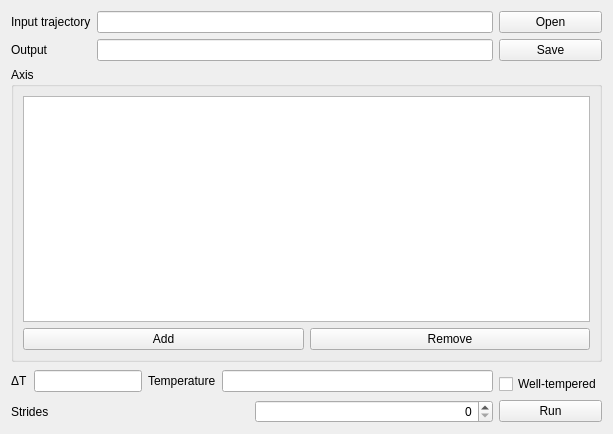
<?xml version="1.0" encoding="UTF-8"?>
<ui version="4.0">
 <class>MetadynamicsTab</class>
 <widget class="QWidget" name="MetadynamicsTab">
  <property name="geometry">
   <rect>
    <x>0</x>
    <y>0</y>
    <width>613</width>
    <height>434</height>
   </rect>
  </property>
  <property name="windowTitle">
   <string>Form</string>
  </property>
  <layout class="QGridLayout" name="gridLayout">
   <item row="0" column="0">
    <widget class="QLabel" name="labelInputTrajectory">
     <property name="text">
      <string>Input trajectory</string>
     </property>
    </widget>
   </item>
   <item row="0" column="1" colspan="2">
    <widget class="QLineEdit" name="lineEditInputTrajectory"/>
   </item>
   <item row="0" column="3">
    <widget class="QPushButton" name="pushButtonOpen">
     <property name="text">
      <string>Open</string>
     </property>
    </widget>
   </item>
   <item row="1" column="0">
    <widget class="QLabel" name="labelOutput">
     <property name="text">
      <string>Output</string>
     </property>
    </widget>
   </item>
   <item row="1" column="1" colspan="2">
    <widget class="QLineEdit" name="lineEditOutput"/>
   </item>
   <item row="1" column="3">
    <widget class="QPushButton" name="pushButtonSave">
     <property name="text">
      <string>Save</string>
     </property>
    </widget>
   </item>
   <item row="3" column="0" rowspan="2" colspan="2">
    <layout class="QHBoxLayout" name="horizontalLayout_2">
     <item>
      <widget class="QLabel" name="labelDeltaT">
       <property name="text">
        <string>ΔT</string>
       </property>
      </widget>
     </item>
     <item>
      <widget class="QLineEdit" name="lineEditDeltaT"/>
     </item>
    </layout>
   </item>
   <item row="4" column="3">
    <widget class="QCheckBox" name="checkBoxWellTempered">
     <property name="text">
      <string>Well-tempered</string>
     </property>
    </widget>
   </item>
   <item row="5" column="3">
    <widget class="QPushButton" name="pushButtonRun">
     <property name="text">
      <string>Run</string>
     </property>
    </widget>
   </item>
   <item row="2" column="0" colspan="4">
    <widget class="QGroupBox" name="groupBox">
     <property name="title">
      <string>Axis</string>
     </property>
     <property name="flat">
      <bool>true</bool>
     </property>
     <layout class="QGridLayout" name="gridLayout_2">
      <item row="0" column="0">
       <widget class="QTableView" name="tableViewAxis"/>
      </item>
      <item row="1" column="0">
       <layout class="QHBoxLayout" name="horizontalLayout">
        <item>
         <widget class="QPushButton" name="pushButtonAddAxis">
          <property name="text">
           <string>Add</string>
          </property>
         </widget>
        </item>
        <item>
         <widget class="QPushButton" name="pushButtonRemoveAxis">
          <property name="text">
           <string>Remove</string>
          </property>
         </widget>
        </item>
       </layout>
      </item>
     </layout>
    </widget>
   </item>
   <item row="5" column="0" colspan="3">
    <layout class="QHBoxLayout" name="horizontalLayout_4">
     <item>
      <widget class="QLabel" name="labelStrides">
       <property name="text">
        <string>Strides</string>
       </property>
      </widget>
     </item>
     <item>
      <widget class="QDoubleSpinBox" name="doubleSpinBoxStrides">
       <property name="alignment">
        <set>Qt::AlignRight|Qt::AlignTrailing|Qt::AlignVCenter</set>
       </property>
       <property name="decimals">
        <number>0</number>
       </property>
       <property name="maximum">
        <double>5000000000000.000000000000000</double>
       </property>
       <property name="stepType">
        <enum>QAbstractSpinBox::AdaptiveDecimalStepType</enum>
       </property>
      </widget>
     </item>
    </layout>
   </item>
   <item row="3" column="2" rowspan="2">
    <layout class="QHBoxLayout" name="horizontalLayout_3">
     <item>
      <widget class="QLabel" name="labelTemperature">
       <property name="text">
        <string>Temperature</string>
       </property>
      </widget>
     </item>
     <item>
      <widget class="QLineEdit" name="lineEditTemperature"/>
     </item>
    </layout>
   </item>
  </layout>
 </widget>
 <tabstops>
  <tabstop>lineEditInputTrajectory</tabstop>
  <tabstop>pushButtonOpen</tabstop>
  <tabstop>lineEditOutput</tabstop>
  <tabstop>pushButtonSave</tabstop>
  <tabstop>tableViewAxis</tabstop>
  <tabstop>pushButtonAddAxis</tabstop>
  <tabstop>pushButtonRemoveAxis</tabstop>
  <tabstop>lineEditDeltaT</tabstop>
  <tabstop>lineEditTemperature</tabstop>
  <tabstop>checkBoxWellTempered</tabstop>
  <tabstop>doubleSpinBoxStrides</tabstop>
  <tabstop>pushButtonRun</tabstop>
 </tabstops>
 <resources/>
 <connections/>
</ui>
